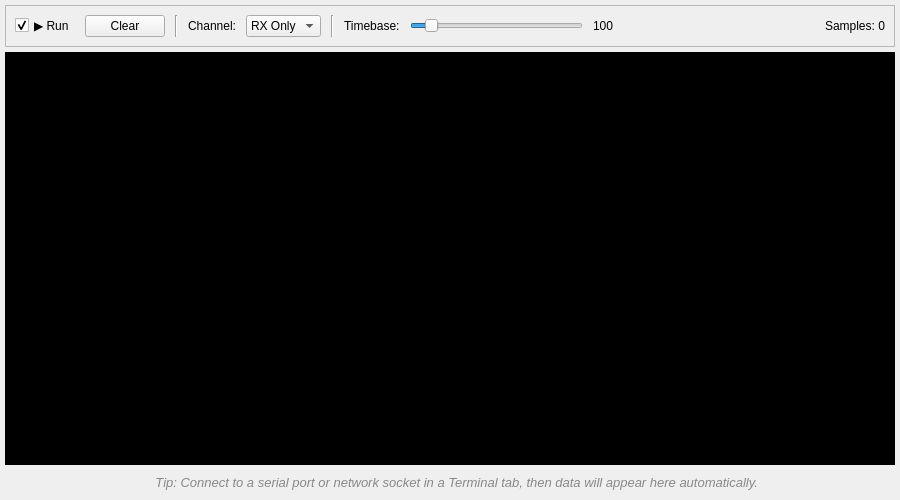
<?xml version="1.0" encoding="UTF-8"?>
<ui version="4.0">
 <class>OscilloscopeWidget</class>
 <widget class="QWidget" name="OscilloscopeWidget">
  <property name="geometry">
   <rect>
    <x>0</x>
    <y>0</y>
    <width>900</width>
    <height>500</height>
   </rect>
  </property>
  <layout class="QVBoxLayout" name="verticalLayout">
   <property name="spacing">
    <number>5</number>
   </property>
   <property name="leftMargin">
    <number>5</number>
   </property>
   <property name="topMargin">
    <number>5</number>
   </property>
   <property name="rightMargin">
    <number>5</number>
   </property>
   <property name="bottomMargin">
    <number>5</number>
   </property>
   <item>
    <widget class="QFrame" name="toolbarFrame">
     <property name="frameShape">
      <enum>QFrame::Shape::StyledPanel</enum>
     </property>
     <layout class="QHBoxLayout" name="horizontalLayout">
      <property name="spacing">
       <number>10</number>
      </property>
      <item>
       <widget class="QCheckBox" name="chkRun">
        <property name="text">
         <string>▶ Run</string>
        </property>
        <property name="checked">
         <bool>true</bool>
        </property>
       </widget>
      </item>
      <item>
       <widget class="QPushButton" name="btnClear">
        <property name="text">
         <string>Clear</string>
        </property>
       </widget>
      </item>
      <item>
       <widget class="Line" name="line1">
        <property name="orientation">
         <enum>Qt::Orientation::Vertical</enum>
        </property>
       </widget>
      </item>
      <item>
       <widget class="QLabel" name="lblChannel">
        <property name="text">
         <string>Channel:</string>
        </property>
       </widget>
      </item>
      <item>
       <widget class="QComboBox" name="cmbChannel">
        <item>
         <property name="text">
          <string>RX Only</string>
         </property>
        </item>
        <item>
         <property name="text">
          <string>TX Only</string>
         </property>
        </item>
        <item>
         <property name="text">
          <string>Both</string>
         </property>
        </item>
       </widget>
      </item>
      <item>
       <widget class="Line" name="line2">
        <property name="orientation">
         <enum>Qt::Orientation::Vertical</enum>
        </property>
       </widget>
      </item>
      <item>
       <widget class="QLabel" name="label">
        <property name="text">
         <string>Timebase:</string>
        </property>
       </widget>
      </item>
      <item>
       <widget class="QSlider" name="sliderTimebase">
        <property name="minimum">
         <number>10</number>
        </property>
        <property name="maximum">
         <number>1000</number>
        </property>
        <property name="value">
         <number>100</number>
        </property>
        <property name="orientation">
         <enum>Qt::Orientation::Horizontal</enum>
        </property>
       </widget>
      </item>
      <item>
       <widget class="QLabel" name="lblTimebaseValue">
        <property name="minimumSize">
         <size>
          <width>50</width>
          <height>0</height>
         </size>
        </property>
        <property name="text">
         <string>100</string>
        </property>
       </widget>
      </item>
      <item>
       <spacer name="horizontalSpacer">
        <property name="orientation">
         <enum>Qt::Orientation::Horizontal</enum>
        </property>
        <property name="sizeHint" stdset="0">
         <size>
          <width>40</width>
          <height>20</height>
         </size>
        </property>
       </spacer>
      </item>
      <item>
       <widget class="QLabel" name="lblSampleCount">
        <property name="text">
         <string>Samples: 0</string>
        </property>
       </widget>
      </item>
     </layout>
    </widget>
   </item>
   <item>
    <widget class="QWidget" name="plotArea" native="true">
     <property name="sizePolicy">
      <sizepolicy hsizetype="Expanding" vsizetype="Expanding">
       <horstretch>0</horstretch>
       <verstretch>0</verstretch>
      </sizepolicy>
     </property>
     <property name="minimumSize">
      <size>
       <width>0</width>
       <height>200</height>
      </size>
     </property>
     <property name="styleSheet">
      <string>background-color: #000000;</string>
     </property>
    </widget>
   </item>
   <item>
    <widget class="QLabel" name="lblStatus">
     <property name="font">
      <font>
       <pointsize>10</pointsize>
       <italic>true</italic>
      </font>
     </property>
     <property name="styleSheet">
      <string>color: #888888; padding: 5px;</string>
     </property>
     <property name="text">
      <string>💡 Tip: Connect to a serial port or network socket in a Terminal tab, then data will appear here automatically.</string>
     </property>
     <property name="alignment">
      <set>Qt::AlignCenter</set>
     </property>
     <property name="wordWrap">
      <bool>true</bool>
     </property>
    </widget>
   </item>
  </layout>
 </widget>
 <resources/>
 <connections/>
</ui>
